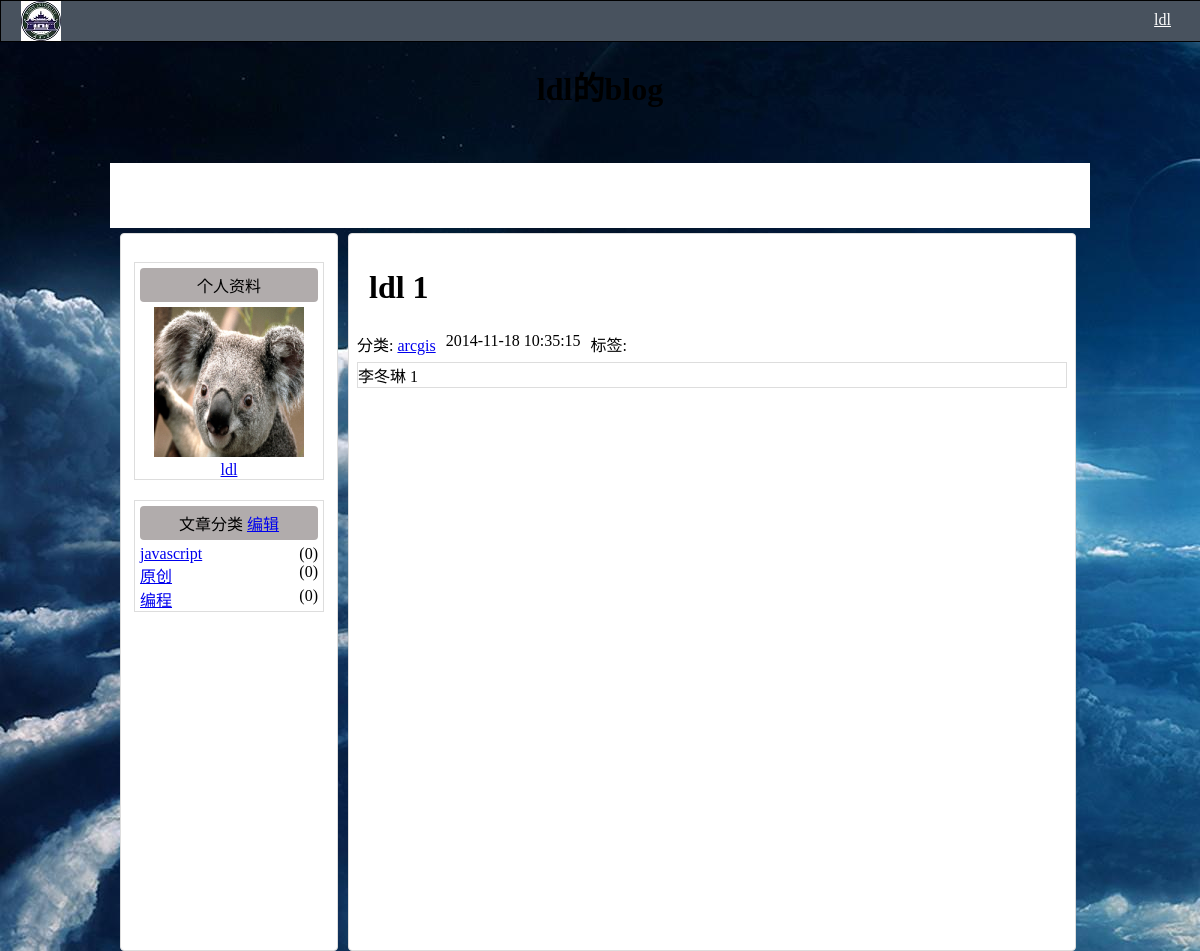
Screenshot of /blog/1/article/1 with the database file from the repository.
### blog/models.py (models this page shows, shortened)
class BlogTable1(models.Model):
      userID=models.CharField(max_length=10)
      userName=models.CharField(max_length=30)
      title=models.CharField(max_length=150)
      body=models.TextField()
      category=models.ForeignKey(BlogCategory)
      tag=models.CharField(max_length=100)
      timestamp=models.DateTimeField()

class BlogCategory(models.Model):
      userID=models.CharField(max_length=30)
      name=models.CharField(max_length=30,primary_key=True)
      num=models.IntegerField(max_length=10,default="0")
      def __unicode__(self):
        return self.name

### blog/views.py (the view)
# urls.py: url(r'^(\d+)/article/(\d+)$',blogdetail),
def blogdetail(request,index1,index):
    post=BlogTable1.objects.get(id=index,userID=index1)
    categorys=BlogCategory.objects.filter(userID=index1)
    if post is not None:
       t=loader.get_template("details.html")
       c=Context({'post':post,'categorys':categorys,'userID':post.userID,'userName':post.userName})
       return HttpResponse(t.render(c))
    else:
       blogs=BlogTable1.objects.all()
       return render_to_response('index.html',{'blogs':blogs},context_instance=RequestContext(request))

### blog/templates/details.html (shortened to what this page needs)
{% extends "base.html" %}
   {% block head %}
    <link rel="stylesheet" type="text/css" href="css/details.css">
   {%endblock%}
   {%block header%}
     <h1 style='text-align:center'>{{post.userName}}的blog</h1>
   {%endblock%}
   {%block content %}
      <div id="blogcontent">
         <div id="blogtitle"><h1>{{post.title}}</h1></div>
         <div id="bloghead">
            <div id="cat">分类:    <a href="/blog/{{post.userID}}/category/{{post.category}}">{{post.category}}</a></div>
            <div id='time'>{{post.timestamp|date:"Y-m-d H:i:s" }}</div>
            <div id="tag">标签:{{post.tag}}</div>
         </div>
         <div id="blogbody">{{post.body|truncatewords:"100"}}</div>
      </div>
    {% endblock %}
    {%block categorydiv%}
           {%for cate in categorys %}
                <div>
                <li><a href="/blog/{{cate.userID}}/category/{{cate.name}}">{{cate.name}}</a><span>({{cate.num}})</span></li>
                </div>
           {% endfor %}
     {% endblock %}

### blog/templates/base.html (shortened to what this page needs)
<!DOCTYPE html>
    <head>
       <link rel="stylesheet" type="text/css" href="css/base.css">
      {% block head %}{%endblock %}
     </head>
     <body>
          <div id="blogtoolbar">
             <div id="logo">
                <a href="/blog" id="bloglogo"></a>
             </div>
             <div id="loginarea">
              {%if userName%}
                  <a id="userlogined" href="/blog/{{userID}}">{{userName}}</a>
               {%else%}
                  <a href="/blog/gologin">登陆</a>
                  <a href="/blog/goregister">注册</a>
               {%endif%}
              </div>
          </div>
          <div id="header">
            {%block header%}{%endblock%}
          </div>
          <div id="navigator">
           </div>
          <div id="body">
              <div id="side">
                 <div id="user">
                   <div id="sidehead">
                      <span>个人资料</span>
                   </div>
                   <div id="sidebody">
                      <div id="usersurface">
                         <img src='pic/default.jpg'>
                         <div><a href="/blog/{{userID}}">{{userName}}</a></div>
                      </div>
                   </div>
                 </div>
                 <div id="bcatecount">
                      <div id="bcatecounthead">
                     	 <span>文章分类 <a href="/blog/{{userID}}/categorymanage">编辑</a></span>
                      </div>
                      <div id="bcatecountcontent">
                     	 {% block categorydiv %}
                     	 {%endblock%}
                      </div>
                 </div>
              </div>
              <div id="main">
                {% block content %}
                {%endblock%}
             </div>
           </div>
     </body>
</html>

### static/css/base.css (style rules this page uses)
body { background-color:rgb(204, 232, 207); text-align:center; margin:0; height:100%; background-image:url("/blog/pic/background.jpg"); }
#blogtoolbar { width:100%; height:40px; margin:0px; border:solid 1px; background:#48525e; }
#bloglogo { background-image:url("/blog/pic/logoindex.jpg"); width:40px; height:40px; float:left; margin-left:20px; }
#loginarea { float:right; margin-right:20px; text-align:center; padding:10px; z-index:4; }
#loginarea a { color:white; }
#header { width:100%; height:100px; }
#body { background:green; width:960px; margin:5px auto; text-align:center; }
#navigator { padding:5px 0 0 0; margin:0 auto; background:white; width:600px; height:60px; }
#main { border:solid 1px #ddd; border-radius:4px; padding:8px; text-align:left; float:left; width:710px; height:700px; background:white; margin-left:10px; }
#side { border-radius:4px; width:200px; height:700px; float:left; padding:8px; border:solid 1px #ddd; text-align:center; background:white; }
#user { border:solid 1px #ddd; margin:20px 5px; }
#sidehead { padding:5px; background:#b1acac; border-radius:4px; margin:5px; }
#navigator { width:980px;margin:0 auto; }
li { list-style:none; }
#bcatecount { margin:20px 5px; border:solid 1px #ddd; }
#bcatecountcontent { text-align:left; }
#bcatecounthead { padding:5px; background:#b1acac; border-radius:4px; margin:5px; }
#bcatecountcontent div span { float:right; padding:0 5px; }
#bcatecountcontent div a { padding: 0 5px; }

### static/css/details.css (style rules this page uses)
#blogtitle { padding:5px 12px; text-align:left; }
#bloghead { margin-bottom:20px; }
#cat { float:left; border-radius:8px; margin-right:10px; }
#time { float:left; margin-right:10px; }
#tag { float:left; }
#blogbody { border:solid 1px #ddd; margin-top:30px; }

### rows the page displays
BlogTable1: userName "ldl", title "ldl 1", category "arcgis", timestamp "2014-11-18 10:35:15", body "李冬琳 1"
BlogCategory: name "javascript", num "0"
BlogCategory: name "原创", num "0"
BlogCategory: name "编程", num "0"
